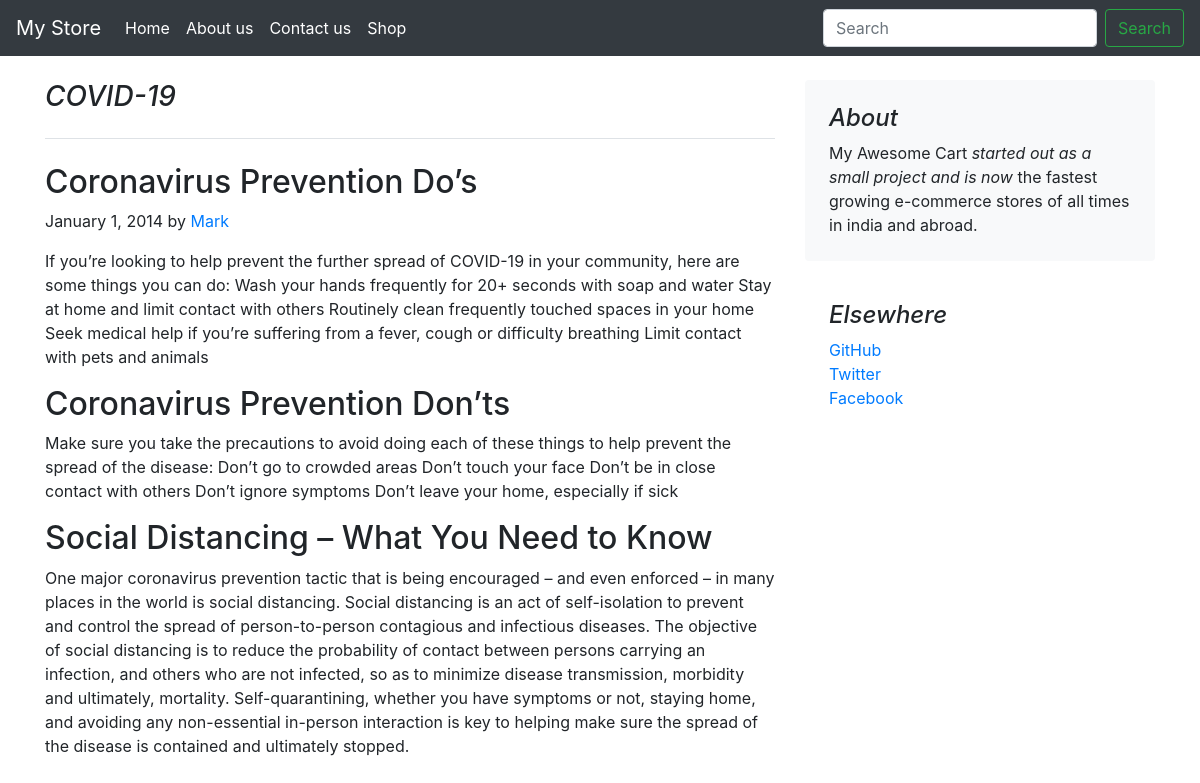
The page /blog/blogpost/1 on the database its author committed.
### blog/models.py (models this page shows)
class Blogpost(models.Model):
    post_id = models.AutoField(primary_key=True)
    title = models.CharField(max_length=50)
    head0 = models.CharField(max_length=500, default="")
    chead0 = models.CharField(max_length=5000, default="")
    head1 = models.CharField(max_length=500, default="")
    chead1 = models.CharField(max_length=5000, default="")
    head2 = models.CharField(max_length=500, default="")
    chead2 = models.CharField(max_length=5000, default="")
    pub_date = models.DateField()
    thumbnail = models.ImageField(upload_to='blog/images', default="")
    def __str__(self):
        return self.title

### blog/views.py (the view)
# urls.py: path("blogpost/<int:id>", views.blogpost, name="blogpost")
def blogpost(request, id):
    post = Blogpost.objects.filter(post_id=id)[0]
    print(post)
    return render(request, 'blog/blogpost.html',{'post': post})

### blog/templates/blog/blogpost.html (shortened to what this page needs)
{% extends 'blog/basic.html' %}
{% block body %}
<div class="container">
    <div class="row mt-4">
        <div class="col-md-8 blog-main">
            <h3 class="pb-4 mb-4 font-italic border-bottom">
                {{post.title}}
            </h3>
            <div class="blog-post">
                <h2 class="blog-post-title">{{post.head0}}</h2>
                <p class="blog-post-meta">January 1, 2014 by <a href="#">Mark</a></p>
                <p>{{post.chead0}}</p>
                <h2>{{post.head1}}</h2>
                <p>{{post.chead1}}</p>
                <h2>{{post.head2}}</h2>
                <p>{{post.chead2}}</p>
            </div>
        </div>
        <aside class="col-md-4 blog-sidebar">
            <div class="p-4 mb-3 bg-light rounded">
                <h4 class="font-italic">About</h4>
                <p class="mb-0">My Awesome Cart <em>started out as a small project and is now</em> the fastest growing e-commerce stores of all times in india and abroad.</p>
            </div>
            <div class="p-4">
                <h4 class="font-italic">Elsewhere</h4>
                <ol class="list-unstyled">
                    <li><a href="#">GitHub</a></li>
                    <li><a href="#">Twitter</a></li>
                    <li><a href="#">Facebook</a></li>
                </ol>
            </div>
        </aside>
    </div>
</div>
{% endblock %}

### rows shown on the page
Blogpost: title "COVID-19", head0 "Coronavirus Prevention Do’s", chead0 "If you’re looking to help prevent the further spread of COVID-19 in your community, here are some things you can do: Wash your hands frequently for 20+ seconds with soap and water Stay at home and limit contact with others Routinely clean frequently touched spaces in your home Seek medical help if you’re suffering from a fever, cough or difficulty breathing Limit contact with pets and animals", head1 "Coronavirus Prevention Don’ts", chead1 "Make sure you take the precautions to avoid doing each of these things to help prevent the spread of the disease: Don’t go to crowded areas Don’t touch your face Don’t be in close contact with others Don’t ignore symptoms Don’t leave your home, especially if sick", head2 "Social Distancing – What You Need to Know", chead2 "One major coronavirus prevention tactic that is being encouraged – and even enforced – in many places in the world is social distancing. Social distancing is an act of self-isolation to prevent and control the spread of person-to-person contagious and infectious diseases. The objective of social distancing is to reduce the probability of contact between persons carrying an infection, and others who are not infected, so as to minimize disease transmission, morbidity and ultimately, mortality. Self-quarantining, whether you have symptoms or not, staying home, and avoiding any non-essential in-person interaction is key to helping make sure the spread of the disease is contained and ultimately…"
